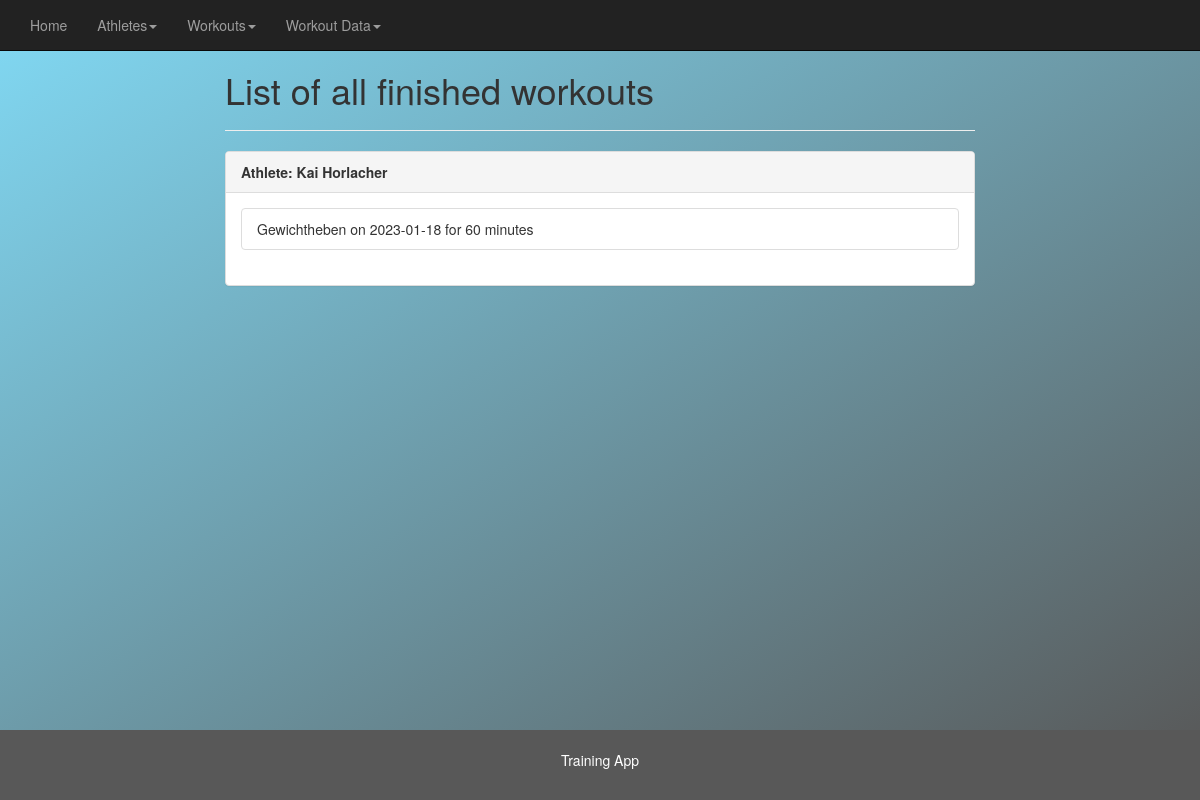
Before: /athletes_workout/1 with the older database file.
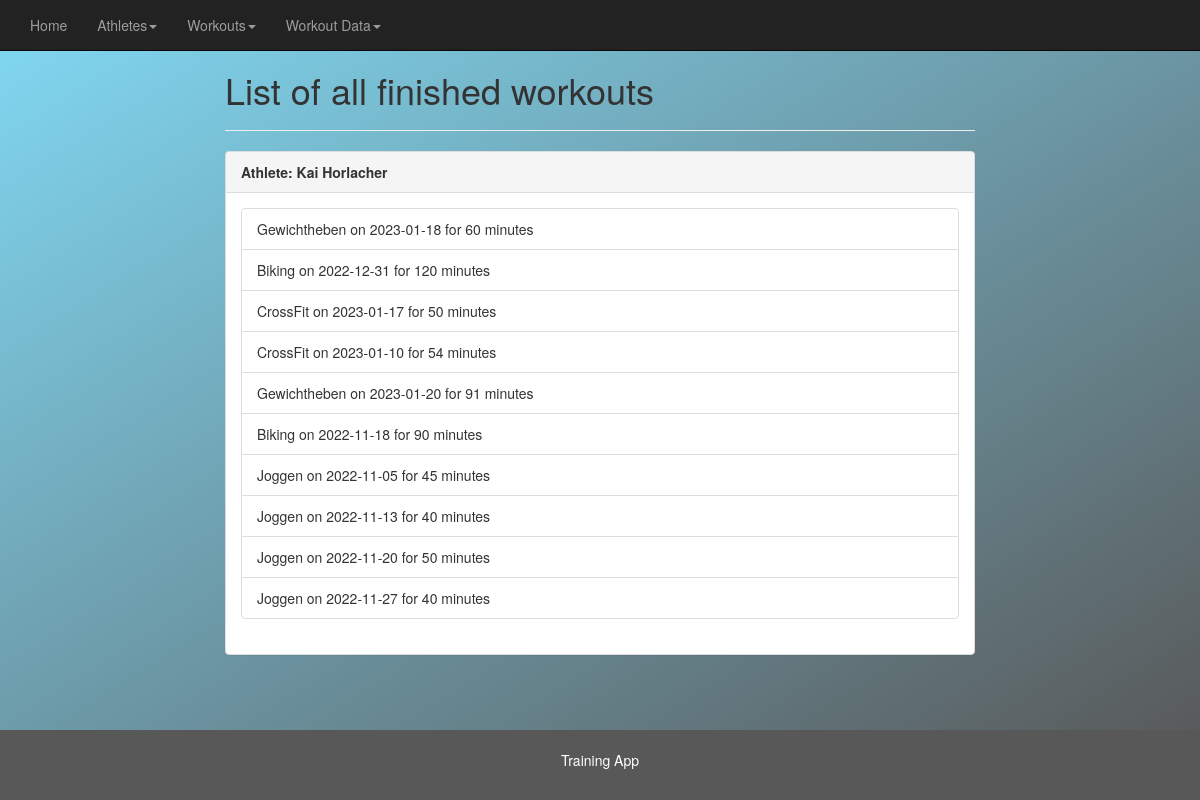
After: the same page with the newer database file.
### athletes/models.py (models this page shows, shortened)
class Workout_data(models.Model):
    workout = models.ForeignKey(Workout, on_delete=models.CASCADE)
    athlete = models.ForeignKey(Athletes, on_delete=models.CASCADE)
    start = models.TimeField(max_length=30)
    end = models.TimeField(max_length=30)
    date = models.DateField(max_length=30, default=timezone.now)
    def __str__(self):
        return self.workout.designation + " on " + str(self.date) + " for " + str(self.duration) + " minutes"
    @property
    def duration(self):
        end = self.end.hour*60 + self.end.minute
        start = self.start.hour*60 + self.start.minute
        duration = end - start
        return duration

class Workout(models.Model):
    designation = models.CharField(max_length=50)
    description = models.CharField(max_length=200)

### athletes/views.py (the view)
# urls.py: path('athletes_workout/<athlete_id>', views.athletes_workout, name='athletes_workout'),
def athletes_workout(request, athlete_id):
    athlete = Athletes.objects.get(pk=athlete_id)
    workouts = Workout_data.objects.filter(athlete_id=athlete_id)
    return render(request,'athletes_workout.html', {'athlete': athlete, 'workouts':workouts})

### athletes/models.py (called while the page is built)
    def __str__(self):
        return self.first_name + " " + self.last_name

### athletes/templates/athletes_workout.html
{% extends 'main.html' %}
{% block content %}
    <h1>List of all finished workouts</h1>
    <hr>
    <div class="panel panel-default">
        <div class="panel-heading"><strong>Athlete: {{ athlete }}</strong></div>
        <div class="panel-body">
            <ul class="list-group">
            {% for workout in workouts %}
                <li class="list-group-item">{{ workout }}</li>
            {% endfor %}
          </ul>
        </div>
      </div>
{% endblock %}

Changed rows visible on the page:
added Workout_data: workout+date+end "Biking on 2022-12-31 for 120 minutes"
added Workout_data: workout+date+end "CrossFit on 2023-01-17 for 50 minutes"
added Workout_data: workout+date+end "CrossFit on 2023-01-10 for 54 minutes"
added Workout_data: workout+date+end "Gewichtheben on 2023-01-20 for 91 minutes"
added Workout_data: workout+date+end "Biking on 2022-11-18 for 90 minutes"
added Workout_data: workout+date+end "Joggen on 2022-11-05 for 45 minutes"
added Workout_data: workout+date+end "Joggen on 2022-11-13 for 40 minutes"
added Workout_data: workout+date+end "Joggen on 2022-11-20 for 50 minutes"
added Workout_data: workout+date+end "Joggen on 2022-11-27 for 40 minutes"
